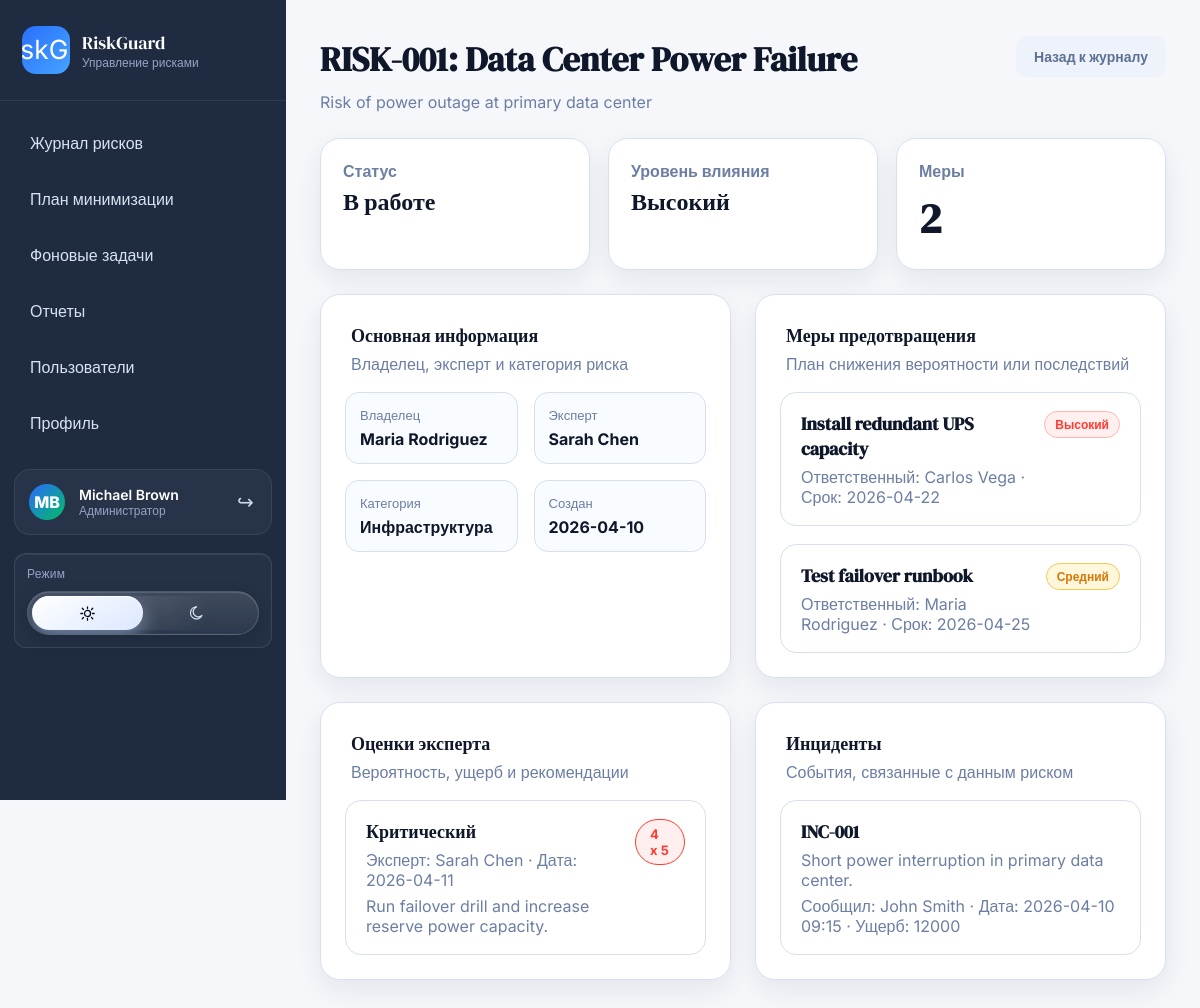
Page /risks/RISK-001 (signed in) on the committed database.
### app.py (models this page shows)
class User(db.Model):
    id = db.Column(db.Integer, primary_key=True)
    full_name = db.Column(db.String(120), nullable=False)
    email = db.Column(db.String(120), unique=True, nullable=False)
    password_hash = db.Column(db.String(255), nullable=False)
    role = db.Column(db.String(40), nullable=False, default=Role.RISK_MANAGER.value)
    is_approved = db.Column(db.Boolean, nullable=False, default=False)
    joined_at = db.Column(db.Date, nullable=False, default=datetime.utcnow().date)
    risks = db.relationship("Risk", back_populates="owner", foreign_keys="Risk.owner_id", lazy="selectin")
    assigned_risks = db.relationship("Risk", back_populates="expert", foreign_keys="Risk.expert_id", lazy="selectin")
    assessments = db.relationship("Assessment", back_populates="expert", lazy="selectin")
    incidents = db.relationship("Incident", back_populates="reporter", lazy="selectin")
    incident_intakes = db.relationship("IncidentIntake", back_populates="reporter", lazy="selectin")

class Risk(db.Model):
    id = db.Column(db.Integer, primary_key=True)
    public_id = db.Column(db.String(32), unique=True, nullable=False)
    title = db.Column(db.String(180), nullable=False)
    description = db.Column(db.Text, nullable=False)
    category = db.Column(db.String(80), nullable=False)
    impact_level = db.Column(db.String(40), nullable=False)
    status = db.Column(db.String(40), nullable=False, default=RiskStatus.CREATED.value)
    owner_id = db.Column(db.Integer, db.ForeignKey("user.id"), nullable=False)
    expert_id = db.Column(db.Integer, db.ForeignKey("user.id"))
    created_at = db.Column(db.Date, nullable=False, default=datetime.utcnow().date)
    owner = db.relationship("User", back_populates="risks", foreign_keys=[owner_id])
    expert = db.relationship("User", back_populates="assigned_risks", foreign_keys=[expert_id])
    measures = db.relationship(
        "MitigationMeasure",
        back_populates="risk",
        cascade="all, delete-orphan",
        lazy="selectin",
    )
    assessments = db.relationship("Assessment", back_populates="risk", cascade="all, delete-orphan", lazy="selectin")
    incidents = db.relationship("Incident", back_populates="risk", cascade="all, delete-orphan", lazy="selectin")

class MitigationMeasure(db.Model):
    id = db.Column(db.Integer, primary_key=True)
    risk_id = db.Column(db.Integer, db.ForeignKey("risk.id"), nullable=False)
    action = db.Column(db.String(220), nullable=False)
    responsible_person = db.Column(db.String(120), nullable=False)
    deadline = db.Column(db.String(20), nullable=False)
    priority = db.Column(db.String(16), nullable=False)
    status = db.Column(db.String(32), nullable=False, default="planned")
    risk = db.relationship("Risk", back_populates="measures")

class Assessment(db.Model):
    id = db.Column(db.Integer, primary_key=True)
    risk_id = db.Column(db.Integer, db.ForeignKey("risk.id"), nullable=False)
    probability = db.Column(db.Integer, nullable=False)
    impact_score = db.Column(db.Integer, nullable=False)
    recommendation = db.Column(db.Text, nullable=False)
    date = db.Column(db.Date, nullable=False, default=datetime.utcnow().date)
    expert_id = db.Column(db.Integer, db.ForeignKey("user.id"), nullable=False)
    risk = db.relationship("Risk", back_populates="assessments")
    expert = db.relationship("User", back_populates="assessments")
    @property
    def severity_level(self) -> str:
        score = self.probability * self.impact_score
        if score >= 20:
            return "Critical"
        if score >= 12:
            return "High"
        if score >= 6:
            return "Medium"
        return "Low"

class Incident(db.Model):
    id = db.Column(db.Integer, primary_key=True)
    public_id = db.Column(db.String(32), unique=True, nullable=False)
    risk_id = db.Column(db.Integer, db.ForeignKey("risk.id"), nullable=False)
    occurrence_date = db.Column(db.String(25), nullable=False)
    actual_loss = db.Column(db.Integer, nullable=False, default=0)
    description = db.Column(db.Text, nullable=False)
    reporter_id = db.Column(db.Integer, db.ForeignKey("user.id"), nullable=False)
    risk = db.relationship("Risk", back_populates="incidents")
    reporter = db.relationship("User", back_populates="incidents")

### app.py (the view)
@app.route("/risks/<public_id>")
@manager_web_required
def risk_detail(public_id: str):
    risk = (
        db.session.execute(
            db.select(Risk)
            .options(
                joinedload(Risk.owner),
                joinedload(Risk.expert),
                joinedload(Risk.assessments).joinedload(Assessment.expert),
                joinedload(Risk.measures),
                joinedload(Risk.incidents).joinedload(Incident.reporter),
            )
            .where(Risk.public_id == public_id)
        )
        .unique()
        .scalar_one_or_none()
    )
    if not risk:
        abort(404)
    logs = (
        db.session.execute(db.select(AuditLog).where(AuditLog.resource == public_id).order_by(AuditLog.id.desc()).limit(8))
        .scalars()
        .all()
    )
    return render_template("risk_detail.html", risk=risk, logs=logs)

### app.py (called while the page is built)
@app.after_request
def allow_desktop_client(response):
    origin = request.headers.get("Origin", "")
    if origin in DESKTOP_ALLOWED_ORIGINS:
        response.headers["Access-Control-Allow-Origin"] = origin
        response.headers["Access-Control-Allow-Headers"] = "Content-Type, Authorization"
        response.headers["Access-Control-Allow-Methods"] = "GET, POST, PATCH, OPTIONS"
        response.headers["Vary"] = "Origin"
    try:
        started_at = getattr(g, "request_started_at", None)
        if started_at and request.path.startswith("/api/"):
            elapsed = int((time.perf_counter() - started_at) * 1000)
            kind = "COMMAND" if request.method in {"POST", "PATCH", "PUT", "DELETE"} else "QUERY"
            record_metric(request.path, kind, elapsed)
            db.session.commit()
    except Exception:  # noqa: BLE001
        db.session.rollback()
    return response

def status_label_text(status: str) -> str:
    return STATUS_LABELS.get(status, status)

def severity_label_text(severity: str) -> str:
    return SEVERITY_LABELS.get(severity, severity)

def category_label_text(category: str) -> str:
    return CATEGORY_LABELS.get(category, category)

def decode_token(token: str) -> dict:
    return jwt.decode(token, app.config["SECRET_KEY"], algorithms=["HS256"])

def current_user_from_session() -> User | None:
    token = session.get("access_token")
    if not token:
        return None
    try:
        payload = decode_token(token)
    except jwt.PyJWTError:
        session.pop("access_token", None)
        return None
    user = db.session.get(User, payload["user_id"])
    if not user or not user.is_approved:
        session.pop("access_token", None)
        return None
    return user

def web_auth_required(view):
    @wraps(view)
    def wrapped(*args, **kwargs):
        user = current_user_from_session()
        if not user:
            return redirect(url_for("auth_page"))
        g.current_user = user
        return view(*args, **kwargs)
    return wrapped

def manager_web_required(view):
    @wraps(view)
    @web_auth_required
    def wrapped(*args, **kwargs):
        if g.current_user.role not in {Role.ADMIN.value, Role.RISK_MANAGER.value}:
            abort(404)
        return view(*args, **kwargs)
    return wrapped

@app.before_request
def load_current_user():
    g.request_started_at = time.perf_counter()
    g.current_user = current_user_from_session()

### templates/risk_detail.html
{% extends "dashboard_base.html" %}
{% block content %}
  <section class="page-header detail-header">
    <div>
      <h1>{{ risk.public_id }}: {{ risk.title }}</h1>
      <p>{{ risk.description }}</p>
    </div>
    <a class="ghost-btn" href="{{ url_for('risk_journal') }}">Назад к журналу</a>
  </section>
  <section class="report-grid compact-metrics">
    <article class="panel report-card">
      <span>Статус</span>
      <strong class="metric-text">{{ status_label(risk.status) }}</strong>
    </article>
    <article class="panel report-card">
      <span>Уровень влияния</span>
      <strong class="metric-text">{{ severity_label(risk.impact_level) }}</strong>
    </article>
    <article class="panel report-card">
      <span>Меры</span>
      <strong>{{ risk.measures|length }}</strong>
    </article>
  </section>
  <div class="risk-detail-layout">
    <section class="panel">
      <div class="panel-heading">
        <div>
          <h2>Основная информация</h2>
          <p>Владелец, эксперт и категория риска</p>
        </div>
      </div>
      <div class="detail-list">
        <div><span>Владелец</span><strong>{{ risk.owner.full_name }}</strong></div>
        <div><span>Эксперт</span><strong>{{ risk.expert.full_name if risk.expert else "Не назначен" }}</strong></div>
        <div><span>Категория</span><strong>{{ category_label(risk.category) }}</strong></div>
        <div><span>Создан</span><strong>{{ risk.created_at }}</strong></div>
      </div>
    </section>
    <section class="panel">
      <div class="panel-heading">
        <div>
          <h2>Меры предотвращения</h2>
          <p>План снижения вероятности или последствий</p>
        </div>
      </div>
      <div class="task-list">
        {% for measure in risk.measures %}
          <article class="task-card">
            <div class="task-headline">
              <div>
                <h3>{{ measure.action }}</h3>
                <p>Ответственный: {{ measure.responsible_person }} · Срок: {{ measure.deadline }}</p>
              </div>
              <span class="priority-tag {{ measure.priority|lower }}">{{ priority_label(measure.priority) }}</span>
            </div>
          </article>
        {% else %}
          <div class="empty-state">Меры пока не добавлены.</div>
        {% endfor %}
      </div>
    </section>
    <section class="panel">
      <div class="panel-heading">
        <div>
          <h2>Оценки эксперта</h2>
          <p>Вероятность, ущерб и рекомендации</p>
        </div>
      </div>
      <div class="task-list">
        {% for assessment in risk.assessments %}
          <article class="task-card">
            <div class="task-headline">
              <div>
                <h3>{{ severity_label(assessment.severity_level) }}</h3>
                <p>Эксперт: {{ assessment.expert.full_name }} · Дата: {{ assessment.date }}</p>
                <p>{{ assessment.recommendation }}</p>
              </div>
              <span class="status-badge {{ assessment.severity_level|lower }}">{{ assessment.probability }} x {{ assessment.impact_score }}</span>
            </div>
          </article>
        {% else %}
          <div class="empty-state">Экспертная оценка пока отсутствует.</div>
        {% endfor %}
      </div>
    </section>
    <section class="panel">
      <div class="panel-heading">
        <div>
          <h2>Инциденты</h2>
          <p>События, связанные с данным риском</p>
        </div>
      </div>
      <div class="task-list">
        {% for incident in risk.incidents %}
          <article class="task-card">
            <div class="task-headline">
              <div>
                <h3>{{ incident.public_id }}</h3>
                <p>{{ incident.description }}</p>
                <p>Сообщил: {{ incident.reporter.full_name }} · Дата: {{ incident.occurrence_date }} · Ущерб: {{ incident.actual_loss }}</p>
              </div>
            </div>
          </article>
        {% else %}
          <div class="empty-state">Инциденты не зарегистрированы.</div>
        {% endfor %}
      </div>
    </section>
  </div>
{% endblock %}

### templates/dashboard_base.html (shortened to what this page needs)
<!doctype html>
<html lang="ru">
  <head>
    <link rel="stylesheet" href="{{ url_for('static', filename='styles.css') }}">
  </head>
  <body class="dashboard-body">
    <div class="dashboard-layout">
      <aside class="sidebar">
        <div class="brand-box">
          <div class="brand-icon"><img src="{{ url_for('static', filename='riskguard-icon.png') }}" alt="RiskGuard"></div>
          <div>
            <div class="brand-title">RiskGuard</div>
            <div class="brand-subtitle">Управление рисками</div>
          </div>
        </div>
        <nav class="sidebar-nav">
          <a class="nav-link {% if request.endpoint == 'risk_journal' %}active{% endif %}" href="{{ url_for('risk_journal') }}">Журнал рисков</a>
          <a class="nav-link {% if request.endpoint == 'create_mitigation_plan' %}active{% endif %}" href="{{ url_for('create_mitigation_plan') }}">План минимизации</a>
          <a class="nav-link {% if request.endpoint == 'background_tasks' %}active{% endif %}" href="{{ url_for('background_tasks') }}">Фоновые задачи</a>
          <a class="nav-link {% if request.endpoint == 'reports' %}active{% endif %}" href="{{ url_for('reports') }}">Отчеты</a>
          {% if current_user and current_user.role == 'admin' %}
            <a class="nav-link {% if request.endpoint == 'admin_users' %}active{% endif %}" href="{{ url_for('admin_users') }}">Пользователи</a>
          {% endif %}
          <a class="nav-link {% if request.endpoint == 'profile' %}active{% endif %}" href="{{ url_for('profile') }}">Профиль</a>
        </nav>
        <div class="sidebar-user">
          <div class="avatar-mini">{{ current_user.full_name[:1] if current_user else "R" }}{{ current_user.full_name.split(" ")[-1][:1] if current_user and " " in current_user.full_name else "" }}</div>
          <div>
            <div class="sidebar-user-name">{{ current_user.full_name if current_user else "Гость" }}</div>
            <div class="sidebar-user-role">{{ role_label(current_user.role) if current_user else "" }}</div>
          </div>
          <a class="logout-link" href="{{ url_for('logout') }}">↪</a>
        </div>
        <section class="sidebar-mode-card">
          <div class="sidebar-mode-title">Режим</div>
          <div id="mode-toggle-root" class="sidebar-mode-root" data-initial-mode="day"></div>
        </section>
      </aside>
      <main class="main-panel">
        {% block content %}{% endblock %}
      </main>
    </div>
  </body>
</html>

### templates/dashboard_base.html (style rules this page uses)
html, body { background: #f5f7fb; }

### rows in the picture
User: full_name "M", full_name "B", full_name "Michael Brown", role "Администратор"
Risk: public_id "RISK-001", title "Data Center Power Failure", description "Risk of power outage at primary data center", status "В работе", impact_level "Высокий", category "Инфраструктура", created_at "2026-04-10"
User: owner.full_name "Maria Rodriguez"
User: expert "Sarah Chen"
MitigationMeasure: action "Install redundant UPS capacity", responsible_person "Carlos Vega", deadline "2026-04-22", priority "Высокий"
MitigationMeasure: action "Test failover runbook", responsible_person "Maria Rodriguez", deadline "2026-04-25", priority "Средний"
Assessment: probability+impact_score "Критический", expert.full_name "Sarah Chen", date "2026-04-11", recommendation "Run failover drill and increase reserve power capacity.", probability "4", impact_score "5"
Incident: public_id "INC-001", description "Short power interruption in primary data center.", reporter.full_name "John Smith", occurrence_date "2026-04-10 09:15", actual_loss "12000"

### other values in the picture
{{ risk.measures|length }} "2"
